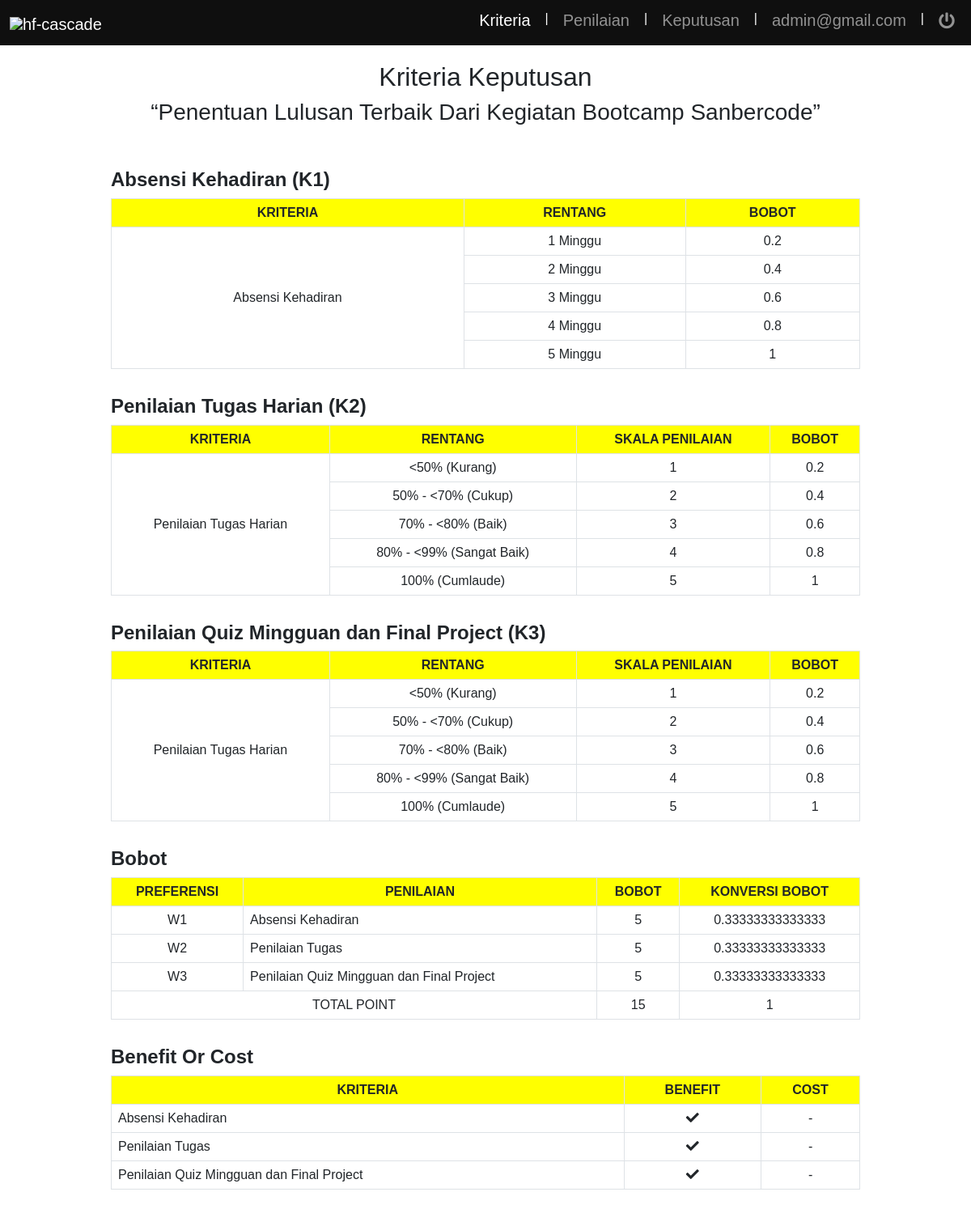
/spk_metode_saw/index.php (signed in), run on the app's committed database.
### tables this page shows
CREATE TABLE `tb_user` (
  `id_user` int(8) NOT NULL,
  `username` varchar(50) NOT NULL,
  `email` varchar(50) NOT NULL,
  `password` varchar(255) NOT NULL
);

CREATE TABLE `tb_bobot` (
  `id_bobot` int(2) NOT NULL,
  `kriteria` varchar(50) NOT NULL,
  `nilai_bobot` varchar(4) NOT NULL,
  `keterangan` enum('benefit','cost') NOT NULL
);

### spk_metode_saw/koneksi.php (called while the page is built, shortened)
<?php
$conn = mysqli_connect("localhost", "root", "", "db_saw");
?>
<?php
function query($query)
{
    global $conn;
    $result = mysqli_query($conn, $query) or die(mysqli_error($conn));
    $boxs = [];
    while ($box = mysqli_fetch_assoc($result)) {
        $boxs[] = $box;
    }
    return $boxs;
}

### spk_metode_saw/index.php (the view, shortened to what this page needs)
<?php
require "koneksi.php";
if (!isset($_SESSION["login"])) {
    header('location: login.php');
    exit;
} else {
    if (isset($_SESSION['id_user'])) {
        $my_id = $_SESSION['id_user'];
    } else {
        $my_id = $_COOKIE['id_user'];
    }
    $user = query("SELECT * FROM tb_user WHERE id_user = '$my_id' ")[0];
}
?>
<?php
$bobot = query("SELECT * FROM tb_bobot ORDER BY id_bobot ASC");
?>
<!DOCTYPE html>
<html lang="en">
<head>
    <link rel="stylesheet" href="asset/bootstrap/css/bootstrap.min.css">
    <link rel="stylesheet" href="asset/fontawesome-free-5.15.3/css/all.css">
    <link rel="stylesheet" href="asset/style/index.css">
</head>
<body>
    <nav class="navbar navbar-expand-lg navbar-dark sticky-top">
        <div class="container-fluid">
            <a class="navbar-brand">
                <img src="asset/icons/hf_cascade_white.png" alt="hf-cascade" title="hf-cascade" width="120px">
            </a>
            <div class="fa-pull-right">
                <div class="collapse navbar-collapse" id="navbarNavDropdown">
                    <ul class="navbar-nav">
                        <li class="nav-item">
                            <a class="nav-link active" href="#">Kriteria</a>
                        </li>
                        <p style="color: white; margin-left: 10px; margin-right: 10px; margin-top: 6px;">|</p>
                        <li class="nav-item">
                            <a class="nav-link" href="penilaian.php">Penilaian</a>
                        </li>
                        <p style="color: white; margin-left: 10px; margin-right: 10px; margin-top: 6px;">|</p>
                        <li class="nav-item">
                            <a class="nav-link" href="keputusan.php">Keputusan</a>
                        </li>
                        <p style="color: white; margin-left: 10px; margin-right: 10px; margin-top: 6px;">|</p>
                        <li class="nav-item">
                            <a class="nav-link" href="#"><?= $user["email"] ?></a>
                        </li>
                        <p style="color: white; margin-left: 10px; margin-right: 10px; margin-top: 6px;">|</p>
                        <li class="nav-item">
                            <a class="nav-link" href="logout.php">
                                <i class="fa fa-power-off"></i>
                            </a>
                        </li>
                    </ul>
                </div>
            </div>
        </div>
    </nav>
    <div class="container">
        <h2 class="text-center">Kriteria Keputusan</h2>
        <h3 class="text-center">“Penentuan Lulusan Terbaik Dari Kegiatan Bootcamp Sanbercode”</h3>
        <br><br>
        <div class="row justify-content-center">
            <div class="col-10 mt-2 mb-2">
                <h4 style="font-weight: bold;">Absensi Kehadiran (K1)</h4>
                <table class="table table-bordered text-center align-middle">
                    <thead style="background-color: yellow;">
                        <tr>
                            <th>KRITERIA</th>
                            <th>RENTANG</th>
                            <th>BOBOT</th>
                        </tr>
                    </thead>
                    <tbody>
                        <tr>
                            <td rowspan="5">Absensi Kehadiran</td>
                            <td>1 Minggu</td>
                            <td>0.2</td>
                        </tr>
                        <tr>
                            <td>2 Minggu</td>
                            <td>0.4</td>
                        </tr>
                        <tr>
                            <td>3 Minggu</td>
                            <td>0.6</td>
                        </tr>
                        <tr>
                            <td>4 Minggu</td>
                            <td>0.8</td>
                        </tr>
                        <tr>
                            <td>5 Minggu</td>
                            <td>1</td>
                        </tr>
                    </tbody>
                </table>
            </div>
            <div class="col-10 mt-2 mb-2">
                <h4 style="font-weight: bold;">Penilaian Tugas Harian (K2)</h4>
                <table class="table table-bordered text-center align-middle">
                    <thead style="background-color: yellow;">
                        <tr>
                            <th>KRITERIA</th>
                            <th>RENTANG</th>
                            <th>SKALA PENILAIAN</th>
                            <th>BOBOT</th>
                        </tr>
                    </thead>
                    <tbody>
                        <tr>
                            <td rowspan="5">Penilaian Tugas Harian</td>
                            <td>
                                <50% (Kurang) </td>
                            <td>1</td>
                            <td>0.2</td>
                        </tr>
                        <tr>
                            <td>
                                50% - <70% (Cukup) </td>
                            <td>2</td>
                            <td>0.4</td>
                        </tr>
                        <tr>
                            <td>
                                70% - <80% (Baik) </td>
                            <td>3</td>
                            <td>0.6</td>
                        </tr>
                        <tr>
                            <td>
                                80% - <99% (Sangat Baik) </td>
                            <td>4</td>
                            <td>0.8</td>
                        </tr>
                        <tr>
                            <td>
                                100% (Cumlaude) </td>
                            <td>5</td>
                            <td>1</td>
                        </tr>
                    </tbody>
                </table>
            </div>
            <div class="col-10 mt-2 mb-2">
                <h4 style="font-weight: bold;">Penilaian Quiz Mingguan dan Final Project (K3)</h4>
                <table class="table table-bordered text-center align-middle">
                    <thead style="background-color: yellow;">
                        <tr>
                            <th>KRITERIA</th>
                            <th>RENTANG</th>
                            <th>SKALA PENILAIAN</th>
                            <th>BOBOT</th>
                        </tr>
                    </thead>
                    <tbody>
                        <tr>
                            <td rowspan="5">Penilaian Tugas Harian</td>
                            <td>
                                <50% (Kurang) </td>
                            <td>1</td>
                            <td>0.2</td>
                        </tr>
                        <tr>
                            <td>
                                50% - <70% (Cukup) </td>
                            <td>2</td>
                            <td>0.4</td>
                        </tr>
                        <tr>
                            <td>
                                70% - <80% (Baik) </td>
                            <td>3</td>
                            <td>0.6</td>
                        </tr>
                        <tr>
                            <td>
                                80% - <99% (Sangat Baik) </td>
                            <td>4</td>
                            <td>0.8</td>
                        </tr>
                        <tr>
                            <td>
                                100% (Cumlaude) </td>
                            <td>5</td>
                            <td>1</td>
                        </tr>
                    </tbody>
                </table>
            </div>
            <div class="col-10 mt-2 mb-2">
                <h4 style="font-weight: bold;">Bobot</h4>
                <table class="table table-bordered text-center align-middle">
                    <thead style="background-color: yellow;">
                        <tr>
                            <th>PREFERENSI</th>
                            <th>PENILAIAN</th>
                            <th>BOBOT</th>
                            <th>KONVERSI BOBOT</th>
                        </tr>
                    </thead>
                    <tbody>
                        <?php
                        $no = 1;
                        $total_bobot = [];
                        $total_konversi_bobot = [];
                        foreach ($bobot as $bt) :
                            array_push($total_bobot, $bt['nilai_bobot']);
                            $nilai_total = array_sum($total_bobot);
                        endforeach;
                        ?>
                        <?php foreach ($bobot as $bt) : ?>
                            <?php $konversi_bobot = $bt['nilai_bobot'] / $nilai_total;  ?>
                            <tr>
                                <td>W<?= $no; ?></td>
                                <td class="text-start align-middle"><?= $bt['kriteria']; ?></td>
                                <td><?= $bt['nilai_bobot']; ?></td>
                                <td><?= $konversi_bobot; ?></td>
                            </tr>
                            <?php
                            array_push($total_konversi_bobot, $konversi_bobot);
                            $nilai_total_konversi = array_sum($total_konversi_bobot);
                            $no++;
                            ?>
                        <?php endforeach; ?>
                        <tr>
                            <td colspan="2">TOTAL POINT</td>
                            <td><?= $nilai_total; ?></td>
                            <td><?= $nilai_total_konversi; ?></td>
                        </tr>
                    </tbody>
                </table>
            </div>
            <div class="col-10 mt-2 mb-2">
                <h4 style="font-weight: bold;">Benefit Or Cost</h4>
                <table class="table table-bordered text-center align-middle">
                    <thead style="background-color: yellow;">
                        <tr>
                            <th>KRITERIA</th>
                            <th>BENEFIT</th>
                            <th>COST</th>
                        </tr>
                    </thead>
                    <tbody>
                        <?php foreach ($bobot as $bt) : ?>
                            <tr>
                                <td class="text-start align-middle"><?= $bt['kriteria']; ?></td>
                                <?php if ($bt['keterangan'] == "benefit") : ?>
                                    <td><i class="fas fa-check"></i></td>
                                <?php elseif ($bt['keterangan'] == "cost") : ?>
                                    <td>-</td>
                                <?php endif; ?>
                                <?php if ($bt['keterangan'] == "cost") : ?>
                                    <td><i class="fas fa-check"></i></td>
                                <?php elseif ($bt['keterangan'] == "benefit") : ?>
                                    <td>-</td>
                                <?php endif; ?>
                            </tr>
                        <?php endforeach; ?>
                    </tbody>
                </table>
            </div>
        </div>
    </div>
</body>
</html>

### spk_metode_saw/asset/style/index.css (style rules this page uses)
body { background-repeat: no-repeat; background-size: cover; font: 16px/18px arial; z-index: 1; }
body nav { background-color: rgba(15, 15, 15, 1); }
body nav .container-fluid a img { margin-top: -15px; margin-bottom: -15px; }
body nav .container-fluid .fa-pull-right .navbar-collapse ul li a { font-size: 20px; }
body .container { margin-top: 20px; }

### data on the page
tb_user: email "admin@gmail.com"
tb_bobot: kriteria "Absensi Kehadiran", nilai_bobot "5", nilai_bobot "0.33333333333333", keterangan "benefit" (drawn)
tb_bobot: kriteria "Penilaian Tugas", nilai_bobot "5", nilai_bobot "0.33333333333333", keterangan "benefit" (drawn)
tb_bobot: kriteria "Penilaian Quiz Mingguan dan Final Project", nilai_bobot "5", nilai_bobot "0.33333333333333", keterangan "benefit" (drawn)

### other printed values
$nilai_total "15"
$nilai_total_konversi "1"
